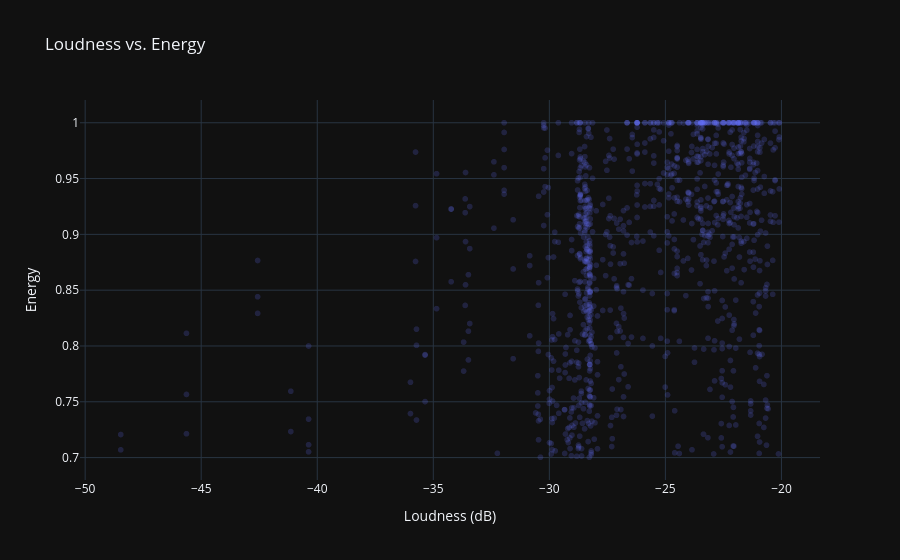

Notebook source saved alongside this figure:
### Code cell
fig = px.scatter(
    quiet_but_energetic,
    x='loudness',
    y='energy',
    opacity=0.2,
    title='Loudness vs. Energy',
    labels={'loudness': 'Loudness (dB)', 'energy': 'Energy'},
    template='plotly_dark',
)

fig.show()

### Figure 1 — Plotly figure (JSON) as saved in the notebook; plotly's stock layout.template omitted (floating-point values rounded to 4 significant figures; data arrays with more than 128 entries replaced by an {"elided": "..."} marker saying what was removed)
{"data": [{"hovertemplate": "Loudness (dB)=%{x}<br>Energy=%{y}<extra></extra>", "legendgroup": "", "marker": {"color": "#636efa", "opacity": 0.2, "symbol": "circle"}, "mode": "markers", "name": "", "showlegend": false, "x": {"elided": "1050 float values"}, "xaxis": "x", "y": {"elided": "1050 float values"}, "yaxis": "y", "type": "scattergl"}], "layout": {"xaxis": {"anchor": "y", "domain": [0.0, 1.0], "title": {"text": "Loudness (dB)"}}, "yaxis": {"anchor": "x", "domain": [0.0, 1.0], "title": {"text": "Energy"}}, "legend": {"tracegroupgap": 0}, "title": {"text": "Loudness vs. Energy"}}}
